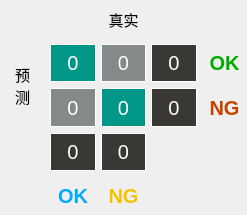
<?xml version="1.0" encoding="UTF-8"?>
<ui version="4.0">
 <class>Form</class>
 <widget class="QWidget" name="Form">
  <property name="geometry">
   <rect>
    <x>0</x>
    <y>0</y>
    <width>247</width>
    <height>215</height>
   </rect>
  </property>
  <property name="windowTitle">
   <string>Form</string>
  </property>
  <layout class="QGridLayout" name="gridLayout">
   <property name="leftMargin">
    <number>0</number>
   </property>
   <property name="topMargin">
    <number>0</number>
   </property>
   <property name="rightMargin">
    <number>0</number>
   </property>
   <property name="bottomMargin">
    <number>0</number>
   </property>
   <property name="horizontalSpacing">
    <number>5</number>
   </property>
   <item row="0" column="1" colspan="3">
    <widget class="QLabel" name="label_8">
     <property name="font">
      <font>
       <pointsize>11</pointsize>
      </font>
     </property>
     <property name="text">
      <string>真实</string>
     </property>
     <property name="alignment">
      <set>Qt::AlignmentFlag::AlignCenter</set>
     </property>
    </widget>
   </item>
   <item row="1" column="1">
    <widget class="QLabel" name="okGoodLab">
     <property name="minimumSize">
      <size>
       <width>30</width>
       <height>30</height>
      </size>
     </property>
     <property name="font">
      <font>
       <pointsize>15</pointsize>
      </font>
     </property>
     <property name="styleSheet">
      <string notr="true">background-color: rgb(0, 151, 136);
color: rgb(255, 255, 255);</string>
     </property>
     <property name="frameShape">
      <enum>QFrame::Shape::Box</enum>
     </property>
     <property name="text">
      <string>0</string>
     </property>
     <property name="alignment">
      <set>Qt::AlignmentFlag::AlignCenter</set>
     </property>
    </widget>
   </item>
   <item row="1" column="2">
    <widget class="QLabel" name="ngGoodLab">
     <property name="minimumSize">
      <size>
       <width>30</width>
       <height>30</height>
      </size>
     </property>
     <property name="font">
      <font>
       <pointsize>15</pointsize>
      </font>
     </property>
     <property name="styleSheet">
      <string notr="true">background-color: rgb(132, 138, 138);
color: rgb(255, 255, 255);</string>
     </property>
     <property name="frameShape">
      <enum>QFrame::Shape::Box</enum>
     </property>
     <property name="text">
      <string>0</string>
     </property>
     <property name="alignment">
      <set>Qt::AlignmentFlag::AlignCenter</set>
     </property>
    </widget>
   </item>
   <item row="1" column="3">
    <widget class="QLabel" name="preOkSumLab">
     <property name="minimumSize">
      <size>
       <width>30</width>
       <height>30</height>
      </size>
     </property>
     <property name="font">
      <font>
       <pointsize>15</pointsize>
      </font>
     </property>
     <property name="styleSheet">
      <string notr="true">background-color: rgb(58, 56, 53);
color: rgb(255, 255, 255);</string>
     </property>
     <property name="frameShape">
      <enum>QFrame::Shape::Box</enum>
     </property>
     <property name="text">
      <string>0</string>
     </property>
     <property name="alignment">
      <set>Qt::AlignmentFlag::AlignCenter</set>
     </property>
    </widget>
   </item>
   <item row="1" column="4">
    <widget class="QLabel" name="label_14">
     <property name="font">
      <font>
       <pointsize>15</pointsize>
       <bold>true</bold>
      </font>
     </property>
     <property name="styleSheet">
      <string notr="true">color: rgb(0, 170, 0);</string>
     </property>
     <property name="text">
      <string>OK</string>
     </property>
     <property name="alignment">
      <set>Qt::AlignmentFlag::AlignCenter</set>
     </property>
    </widget>
   </item>
   <item row="2" column="1">
    <widget class="QLabel" name="okBadLab">
     <property name="minimumSize">
      <size>
       <width>30</width>
       <height>30</height>
      </size>
     </property>
     <property name="font">
      <font>
       <pointsize>15</pointsize>
      </font>
     </property>
     <property name="styleSheet">
      <string notr="true">background-color: rgb(132, 138, 138);
color: rgb(255, 255, 255);</string>
     </property>
     <property name="frameShape">
      <enum>QFrame::Shape::Box</enum>
     </property>
     <property name="text">
      <string>0</string>
     </property>
     <property name="alignment">
      <set>Qt::AlignmentFlag::AlignCenter</set>
     </property>
    </widget>
   </item>
   <item row="2" column="2">
    <widget class="QLabel" name="ngBadLab">
     <property name="minimumSize">
      <size>
       <width>30</width>
       <height>30</height>
      </size>
     </property>
     <property name="font">
      <font>
       <pointsize>15</pointsize>
      </font>
     </property>
     <property name="styleSheet">
      <string notr="true">background-color: rgb(0, 151, 136);
color: rgb(255, 255, 255);</string>
     </property>
     <property name="frameShape">
      <enum>QFrame::Shape::Box</enum>
     </property>
     <property name="text">
      <string>0</string>
     </property>
     <property name="alignment">
      <set>Qt::AlignmentFlag::AlignCenter</set>
     </property>
    </widget>
   </item>
   <item row="2" column="3">
    <widget class="QLabel" name="preNgSumLab">
     <property name="minimumSize">
      <size>
       <width>30</width>
       <height>30</height>
      </size>
     </property>
     <property name="font">
      <font>
       <pointsize>15</pointsize>
      </font>
     </property>
     <property name="styleSheet">
      <string notr="true">background-color: rgb(58, 56, 53);
color: rgb(255, 255, 255);</string>
     </property>
     <property name="frameShape">
      <enum>QFrame::Shape::Box</enum>
     </property>
     <property name="text">
      <string>0</string>
     </property>
     <property name="alignment">
      <set>Qt::AlignmentFlag::AlignCenter</set>
     </property>
    </widget>
   </item>
   <item row="2" column="4">
    <widget class="QLabel" name="label_16">
     <property name="font">
      <font>
       <pointsize>15</pointsize>
       <bold>true</bold>
      </font>
     </property>
     <property name="styleSheet">
      <string notr="true">color: rgb(197, 66, 0);</string>
     </property>
     <property name="text">
      <string>NG</string>
     </property>
     <property name="alignment">
      <set>Qt::AlignmentFlag::AlignCenter</set>
     </property>
    </widget>
   </item>
   <item row="3" column="1">
    <widget class="QLabel" name="okSumLab">
     <property name="minimumSize">
      <size>
       <width>30</width>
       <height>30</height>
      </size>
     </property>
     <property name="font">
      <font>
       <pointsize>15</pointsize>
      </font>
     </property>
     <property name="styleSheet">
      <string notr="true">background-color: rgb(58, 56, 53);
color: rgb(255, 255, 255);</string>
     </property>
     <property name="frameShape">
      <enum>QFrame::Shape::Box</enum>
     </property>
     <property name="text">
      <string>0</string>
     </property>
     <property name="alignment">
      <set>Qt::AlignmentFlag::AlignCenter</set>
     </property>
    </widget>
   </item>
   <item row="3" column="2">
    <widget class="QLabel" name="ngSumLab">
     <property name="minimumSize">
      <size>
       <width>30</width>
       <height>30</height>
      </size>
     </property>
     <property name="font">
      <font>
       <pointsize>15</pointsize>
      </font>
     </property>
     <property name="styleSheet">
      <string notr="true">background-color: rgb(58, 56, 53);
color: rgb(255, 255, 255);</string>
     </property>
     <property name="frameShape">
      <enum>QFrame::Shape::Box</enum>
     </property>
     <property name="text">
      <string>0</string>
     </property>
     <property name="alignment">
      <set>Qt::AlignmentFlag::AlignCenter</set>
     </property>
    </widget>
   </item>
   <item row="4" column="1">
    <widget class="QLabel" name="label_5">
     <property name="font">
      <font>
       <pointsize>15</pointsize>
       <bold>true</bold>
      </font>
     </property>
     <property name="styleSheet">
      <string notr="true">color: rgb(0, 170, 255);</string>
     </property>
     <property name="text">
      <string>OK</string>
     </property>
     <property name="alignment">
      <set>Qt::AlignmentFlag::AlignCenter</set>
     </property>
    </widget>
   </item>
   <item row="4" column="2">
    <widget class="QLabel" name="label_6">
     <property name="font">
      <font>
       <pointsize>15</pointsize>
       <bold>true</bold>
      </font>
     </property>
     <property name="styleSheet">
      <string notr="true">color: rgb(243, 194, 0);</string>
     </property>
     <property name="text">
      <string>NG</string>
     </property>
     <property name="alignment">
      <set>Qt::AlignmentFlag::AlignCenter</set>
     </property>
    </widget>
   </item>
   <item row="1" column="0" rowspan="2">
    <widget class="QLabel" name="label_9">
     <property name="font">
      <font>
       <pointsize>11</pointsize>
       <hintingpreference>PreferDefaultHinting</hintingpreference>
      </font>
     </property>
     <property name="text">
      <string>预
测</string>
     </property>
     <property name="alignment">
      <set>Qt::AlignmentFlag::AlignCenter</set>
     </property>
    </widget>
   </item>
  </layout>
 </widget>
 <resources/>
 <connections/>
</ui>
